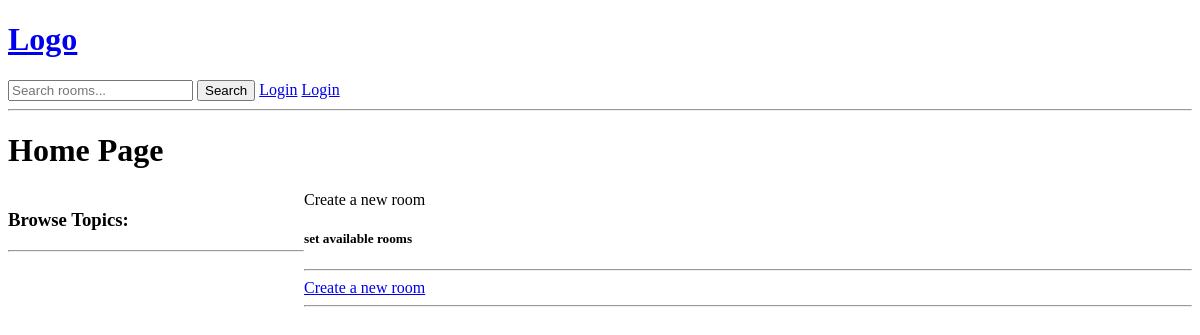
The app's page /, older data.
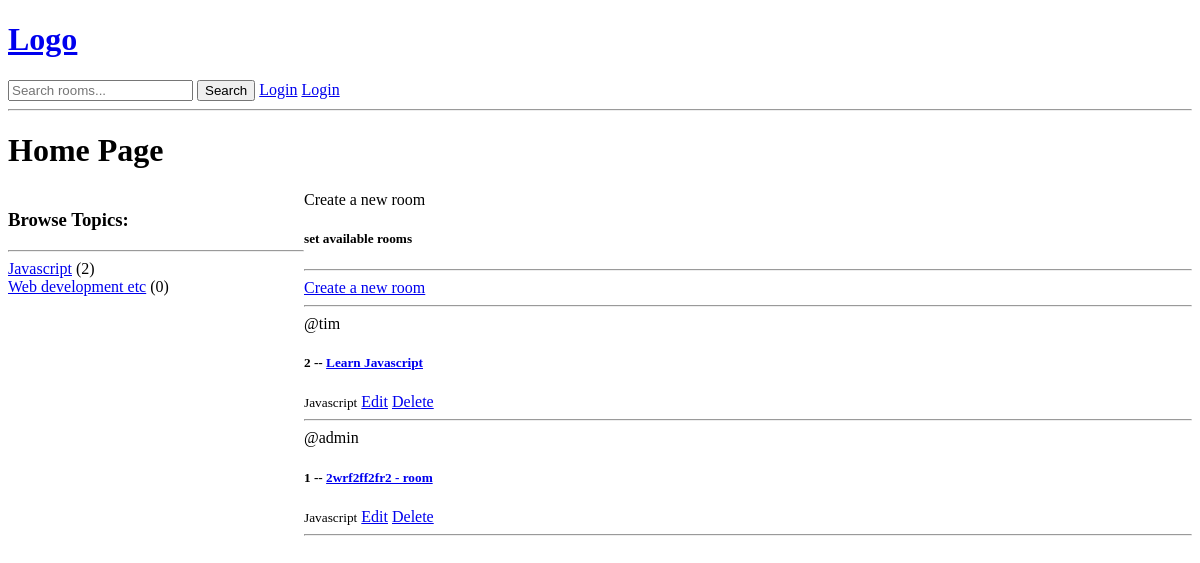
The same page, newer data.
### base/models.py (models this page shows, shortened)
class Topic(models.Model):
    name = models.CharField(max_length=200)

class Room(models.Model):
    host = models.ForeignKey(User, on_delete=models.SET_NULL, null=True)
    topic = models.ForeignKey(Topic, on_delete=models.SET_NULL, null=True)
    name = models.CharField(max_length=200)
    description = models.TextField(null=True, blank=True)
    updated = models.DateTimeField(auto_now=True)
    created = models.DateTimeField(auto_now_add=True)
    class Meta:
        ordering = ['-updated', '-created'] # Order by updated first, then created

### base/views.py (the view)
# urls.py: path('', views.home, name='home'),
def home(request):
    q = request.GET.get('q') if request.GET.get('q') != None else ''
    rooms = Room.objects.filter(
        Q(topic__name__icontains=q) |
        Q(name__icontains=q) |
        Q(description__icontains=q)
    )
    topics = Topic.objects.all()
    rooms_count = rooms.count()
    context = {'rooms': rooms, 'topics': topics, 'rooms_count': rooms_count}
    return render(request, 'base/home.html', context)

### base/templates/base/home.html (shortened to what this page needs)
{% extends 'main.html' %}
{% block content %}
    <h1>Home Page</h1>
<div class="home-container">
    <div>
        <h3>Browse Topics:</h3>
        <hr>
        {% for topic in topics %}
            <div>
                <a href="{% url 'home' %}?q={{ topic.name }}">{{ topic.name }}</a>
                <span>({{ topic.room_set.count }})</span>
            </div>
        {% endfor %}
    </div>
    <div>
    <a> Create a new room</a>
    <h5>{{room_count}} set available rooms</h5>
    <hr>
    <a href="{% url 'create-room' %}">Create a new room</a>
    <hr>
    <div>
    {% for room in rooms %}
        <div>
            <span>@{{ room.host.username }}</span>
            <h5>{{room.id}} -- <a href="{% url 'room' room.id %}">{{ room.name }}</a></h5>
            <small>{{room.topic.name}}</small>
            <a href="{% url 'update-room' room.id %}">Edit</a>
            <a href="{% url 'delete-room' room.id %}">Delete</a>
            <hr>
        </div>
    {% endfor %}
{% endblock %}

### templates/main.html (shortened to what this page needs)
<!DOCTYPE html>
<html>
<head>
</head>
<body>
    {% include 'navbar.html' %}
    {% block content %}{% endblock %}
</body>
</html>

### templates/navbar.html
<a href="/">
    <h1> Logo </h1>
</a>
<form method="GET" action="{% url 'home' %}">
    <input type="text" name="q" placeholder="Search rooms..." value="{{ request.GET.q }}">
    <button type="submit">Search</button>
{% if user.is_authenticated %}
    <a href="{% url 'logout' %}">Logout</a>
{% else %}
    <a href="{% url 'login' %}">Login</a>
{% endif %}
<a href="{% url 'login' %}">Login</a>
<hr>

### base/templates/base/home.html (style rules this page uses)
.home-container { display: grid; grid-template-columns: 1fr 3fr; }

Row changes from the older to the newer data that the page shows:
added Topic: name "Javascript", room_set.count "2"
added Topic: name "Web development etc", room_set.count "0"
added Room: host.username "tim", id "2", name "Learn Javascript", topic.name "Javascript"
added Room: host.username "admin", id "1", name "2wrf2ff2fr2 - room", topic.name "Javascript"
